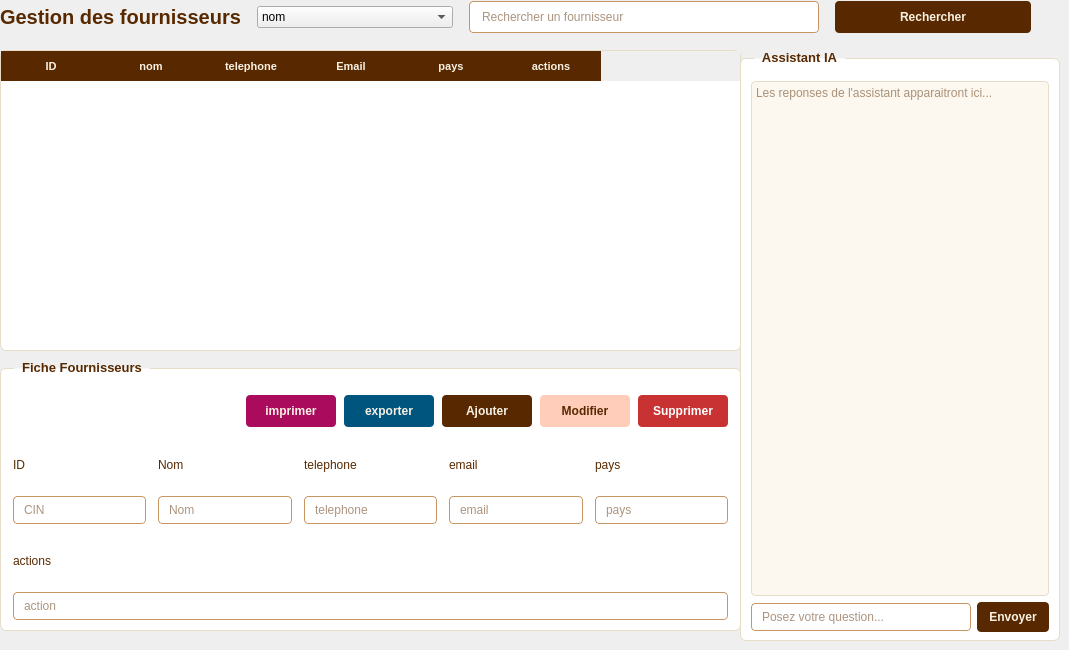
         <widget class="QWidget" name="page">
          <widget class="QWidget" name="layoutWidget_2">
           <property name="geometry">
            <rect>
             <x>0</x>
             <y>0</y>
             <width>1031</width>
             <height>34</height>
            </rect>
           </property>
           <layout class="QHBoxLayout" name="employesHeaderRow_2">
            <property name="spacing">
             <number>16</number>
            </property>
            <item>
             <widget class="QLabel" name="employesTitle_2">
              <property name="styleSheet">
               <string notr="true">font-size: 20px; font-weight: bold; color: rgb(88, 41, 0);</string>
              </property>
              <property name="text">
               <string>Gestion des fournisseurs</string>
              </property>
             </widget>
            </item>
            <item>
             <widget class="QComboBox" name="comboBox">
              <item>
               <property name="text">
                <string>nom</string>
               </property>
              </item>
              <item>
               <property name="text">
                <string>id</string>
               </property>
              </item>
              <item>
               <property name="text">
                <string>telephone</string>
               </property>
              </item>
              <item>
               <property name="text">
                <string>email</string>
               </property>
              </item>
              <item>
               <property name="text">
                <string>Nouvel élément</string>
               </property>
              </item>
             </widget>
            </item>
            <item>
             <widget class="QLineEdit" name="lineEditSearch_2">
              <property name="minimumSize">
               <size>
                <width>250</width>
                <height>32</height>
               </size>
              </property>
              <property name="maximumSize">
               <size>
                <width>350</width>
                <height>32</height>
               </size>
              </property>
              <property name="styleSheet">
               <string notr="true">QLineEdit {
  border: 1px solid rgb(200, 150, 100);
  border-radius: 4px;
  padding: 4px 10px;
  font-size: 12px;
  color: rgb(88, 41, 0);
  background-color: white;
}</string>
              </property>
              <property name="placeholderText">
               <string>Rechercher un fournisseur</string>
              </property>
             </widget>
            </item>
            <item>
             <widget class="QPushButton" name="btnRechercher_2">
              <property name="minimumSize">
               <size>
                <width>90</width>
                <height>32</height>
               </size>
              </property>
              <property name="cursor">
               <cursorShape>PointingHandCursor</cursorShape>
              </property>
              <property name="styleSheet">
               <string notr="true">QPushButton {
  background-color: rgb(88, 41, 0);
  color: rgb(248, 241, 227);
  border: none;
  border-radius: 4px;
  font-size: 12px;
  font-weight: bold;
  padding: 4px 14px;
}
QPushButton:hover {
  background-color: rgb(110, 55, 10);
}</string>
              </property>
              <property name="text">
               <string>Rechercher</string>
              </property>
             </widget>
            </item>
           </layout>
          </widget>
          <widget class="QGroupBox" name="employeeFormBox_2">
           <property name="geometry">
            <rect>
             <x>0</x>
             <y>360</y>
             <width>741</width>
             <height>271</height>
            </rect>
           </property>
           <property name="styleSheet">
            <string notr="true">QGroupBox {
  background-color: white;
  border: 1px solid rgb(230, 220, 200);
  border-radius: 6px;
  margin-top: 8px;
  padding-top: 16px;
  font-weight: bold;
  font-size: 13px;
  color: rgb(88, 41, 0);
}
QGroupBox::title {
  subcontrol-origin: margin;
  left: 14px;
  padding: 0 6px;
}
QLineEdit, QComboBox, QDateEdit {
  border: 1px solid rgb(200, 150, 100);
  border-radius: 4px;
  padding: 5px 8px;
  font-size: 12px;
  color: rgb(88, 41, 0);
  background-color: rgb(255, 255, 255);
  font-weight: normal;
}
QLineEdit:focus, QComboBox:focus, QDateEdit:focus {
  border: 1px solid rgb(88, 41, 0);
}
QLabel {
  font-size: 12px;
  font-weight: normal;
  color: rgb(88, 41, 0);
}</string>
           </property>
           <property name="title">
            <string>Fiche Fournisseurs</string>
           </property>
           <layout class="QVBoxLayout" name="formOuterLayout_2">
            <property name="spacing">
             <number>8</number>
            </property>
            <property name="leftMargin">
             <number>12</number>
            </property>
            <property name="topMargin">
             <number>10</number>
            </property>
            <property name="rightMargin">
             <number>12</number>
            </property>
            <property name="bottomMargin">
             <number>10</number>
            </property>
            <item>
             <layout class="QHBoxLayout" name="formBtnLayout_2">
              <property name="spacing">
               <number>8</number>
              </property>
              <item>
               <spacer name="formBtnSpacer_2">
                <property name="orientation">
                 <enum>Qt::Orientation::Horizontal</enum>
                </property>
                <property name="sizeHint" stdset="0">
                 <size>
                  <width>40</width>
                  <height>20</height>
                 </size>
                </property>
               </spacer>
              </item>
              <item>
               <widget class="QPushButton" name="btnAjouter_4">
                <property name="minimumSize">
                 <size>
                  <width>90</width>
                  <height>32</height>
                 </size>
                </property>
                <property name="cursor">
                 <cursorShape>PointingHandCursor</cursorShape>
                </property>
                <property name="styleSheet">
                 <string notr="true">QPushButton {
	background-color: rgb(170, 11, 93);
  color: rgb(248, 241, 227);
  border: none;
  border-radius: 4px;
  font-size: 12px;
  font-weight: bold;
  padding: 6px 14px;
}
QPushButton:hover {
  background-color: rgb(110, 55, 10);
}</string>
                </property>
                <property name="text">
                 <string>imprimer</string>
                </property>
               </widget>
              </item>
              <item>
               <widget class="QPushButton" name="btnAjouter_2">
                <property name="minimumSize">
                 <size>
                  <width>90</width>
                  <height>32</height>
                 </size>
                </property>
                <property name="cursor">
                 <cursorShape>PointingHandCursor</cursorShape>
                </property>
                <property name="styleSheet">
                 <string notr="true">QPushButton {
	background-color: rgb(66, 255, 8);
	background-color: rgb(0, 85, 127);
  color: rgb(248, 241, 227);
  border: none;
  border-radius: 4px;
  font-size: 12px;
  font-weight: bold;
  padding: 6px 14px;
}
QPushButton:hover {
  background-color: rgb(110, 55, 10);
}</string>
                </property>
                <property name="text">
                 <string>exporter</string>
                </property>
               </widget>
              </item>
              <item>
               <widget class="QPushButton" name="btnAjouter_5">
                <property name="minimumSize">
                 <size>
                  <width>90</width>
                  <height>32</height>
                 </size>
                </property>
                <property name="cursor">
                 <cursorShape>PointingHandCursor</cursorShape>
                </property>
                <property name="styleSheet">
                 <string notr="true">QPushButton {
  background-color: rgb(88, 41, 0);
  color: rgb(248, 241, 227);
  border: none;
  border-radius: 4px;
  font-size: 12px;
  font-weight: bold;
  padding: 6px 14px;
}
QPushButton:hover {
  background-color: rgb(110, 55, 10);
}</string>
                </property>
                <property name="text">
                 <string>Ajouter</string>
                </property>
               </widget>
              </item>
              <item>
               <widget class="QPushButton" name="btnModifier_2">
                <property name="minimumSize">
                 <size>
                  <width>90</width>
                  <height>32</height>
                 </size>
                </property>
                <property name="cursor">
                 <cursorShape>PointingHandCursor</cursorShape>
                </property>
                <property name="styleSheet">
                 <string notr="true">QPushButton {
  background-color: rgb(255, 205, 185);
  color: rgb(88, 41, 0);
  border: none;
  border-radius: 4px;
  font-size: 12px;
  font-weight: bold;
  padding: 6px 14px;
}
QPushButton:hover {
  background-color: rgb(230, 180, 150);
}</string>
                </property>
                <property name="text">
                 <string>Modifier</string>
                </property>
               </widget>
              </item>
              <item>
               <widget class="QPushButton" name="btnSupprimer_2">
                <property name="minimumSize">
                 <size>
                  <width>90</width>
                  <height>32</height>
                 </size>
                </property>
                <property name="cursor">
                 <cursorShape>PointingHandCursor</cursorShape>
                </property>
                <property name="styleSheet">
                 <string notr="true">QPushButton {
  background-color: rgb(200, 50, 50);
  color: white;
  border: none;
  border-radius: 4px;
  font-size: 12px;
  font-weight: bold;
  padding: 6px 14px;
}
QPushButton:hover {
  background-color: rgb(180, 40, 40);
}</string>
                </property>
                <property name="text">
                 <string>Supprimer</string>
                </property>
               </widget>
              </item>
             </layout>
            </item>
            <item>
             <layout class="QHBoxLayout" name="formRow1_2">
              <property name="spacing">
               <number>12</number>
              </property>
              <item>
               <layout class="QVBoxLayout" name="cinLayout_2">
                <property name="spacing">
                 <number>2</number>
                </property>
                <item>
                 <widget class="QLabel" name="labelCIN_2">
                  <property name="text">
                   <string>ID</string>
                  </property>
                 </widget>
                </item>
                <item>
                 <widget class="QLineEdit" name="lineEditCIN_2">
                  <property name="placeholderText">
                   <string>CIN</string>
                  </property>
                 </widget>
                </item>
               </layout>
              </item>
              <item>
               <layout class="QVBoxLayout" name="nomLayout_2">
                <property name="spacing">
                 <number>2</number>
                </property>
                <item>
                 <widget class="QLabel" name="labelNom_2">
                  <property name="text">
                   <string>Nom</string>
                  </property>
                 </widget>
                </item>
                <item>
                 <widget class="QLineEdit" name="lineEditNom_2">
                  <property name="placeholderText">
                   <string>Nom</string>
                  </property>
                 </widget>
                </item>
               </layout>
              </item>
              <item>
               <layout class="QVBoxLayout" name="prenomLayout_2">
                <property name="spacing">
                 <number>2</number>
                </property>
                <item>
                 <widget class="QLabel" name="labelPrenom_2">
                  <property name="text">
                   <string>telephone</string>
                  </property>
                 </widget>
                </item>
                <item>
                 <widget class="QLineEdit" name="lineEditPrenom_2">
                  <property name="placeholderText">
                   <string>telephone</string>
                  </property>
                 </widget>
                </item>
               </layout>
              </item>
              <item>
               <layout class="QVBoxLayout" name="sexeLayout_2">
                <property name="spacing">
                 <number>2</number>
                </property>
                <item>
                 <widget class="QLabel" name="labelSexe_2">
                  <property name="text">
                   <string>email</string>
                  </property>
                 </widget>
                </item>
                <item>
                 <widget class="QLineEdit" name="lineEdit">
                  <property name="text">
                   <string/>
                  </property>
                  <property name="placeholderText">
                   <string comment="RemiseAccorrdee" extracomment="RemiseAccorrdee">email</string>
                  </property>
                  <property name="clearButtonEnabled">
                   <bool>false</bool>
                  </property>
                 </widget>
                </item>
               </layout>
              </item>
              <item>
               <layout class="QVBoxLayout" name="salaireLayout_2">
                <property name="spacing">
                 <number>2</number>
                </property>
                <item>
                 <widget class="QLabel" name="labelSalaire_2">
                  <property name="text">
                   <string>pays</string>
                  </property>
                 </widget>
                </item>
                <item>
                 <widget class="QLineEdit" name="lineEditEmail_2">
                  <property name="placeholderText">
                   <string>pays</string>
                  </property>
                 </widget>
                </item>
               </layout>
              </item>
             </layout>
            </item>
            <item>
             <layout class="QHBoxLayout" name="formRow2_2">
              <property name="spacing">
               <number>12</number>
              </property>
              <item>
               <layout class="QVBoxLayout" name="dateEmbaucheLayout_2">
                <property name="spacing">
                 <number>2</number>
                </property>
                <item>
                 <widget class="QLabel" name="labelDateEmbauche_2">
                  <property name="text">
                   <string>actions</string>
                  </property>
                 </widget>
                </item>
                <item>
                 <widget class="QLineEdit" name="lineEdit_2">
                  <property name="placeholderText">
                   <string>action</string>
                  </property>
                 </widget>
                </item>
               </layout>
              </item>
             </layout>
            </item>
           </layout>
          </widget>
          <widget class="QGroupBox" name="chatGroupBox_2">
           <property name="geometry">
            <rect>
             <x>740</x>
             <y>50</y>
             <width>320</width>
             <height>591</height>
            </rect>
           </property>
           <property name="styleSheet">
            <string notr="true">QGroupBox {
  background-color: white;
  border: 1px solid rgb(230, 220, 200);
  border-radius: 6px;
  margin-top: 8px;
  padding-top: 14px;
  font-weight: bold;
  font-size: 13px;
  color: rgb(88, 41, 0);
}
QGroupBox::title {
  subcontrol-origin: margin;
  left: 14px;
  padding: 0 6px;
}
QTextEdit {
  border: 1px solid rgb(230, 220, 200);
  border-radius: 4px;
  font-size: 12px;
  color: rgb(88, 41, 0);
  background-color: rgb(252, 248, 240);
  font-weight: normal;
}
QLineEdit {
  border: 1px solid rgb(200, 150, 100);
  border-radius: 4px;
  padding: 5px 8px;
  font-size: 12px;
  color: rgb(88, 41, 0);
  background-color: white;
  font-weight: normal;
}</string>
           </property>
           <property name="title">
            <string>Assistant IA</string>
           </property>
           <layout class="QVBoxLayout" name="chatLayout_2">
            <property name="spacing">
             <number>6</number>
            </property>
            <property name="leftMargin">
             <number>10</number>
            </property>
            <property name="topMargin">
             <number>8</number>
            </property>
            <property name="rightMargin">
             <number>10</number>
            </property>
            <property name="bottomMargin">
             <number>8</number>
            </property>
            <item>
             <widget class="QTextEdit" name="chatDisplay_2">
              <property name="readOnly">
               <bool>true</bool>
              </property>
              <property name="placeholderText">
               <string>Les reponses de l'assistant apparaitront ici...</string>
              </property>
             </widget>
            </item>
            <item>
             <layout class="QHBoxLayout" name="chatInputLayout_2">
              <property name="spacing">
               <number>6</number>
              </property>
              <item>
               <widget class="QLineEdit" name="lineEditChat_2">
                <property name="placeholderText">
                 <string>Posez votre question...</string>
                </property>
               </widget>
              </item>
              <item>
               <widget class="QPushButton" name="btnSendChat_2">
                <property name="minimumSize">
                 <size>
                  <width>70</width>
                  <height>30</height>
                 </size>
                </property>
                <property name="cursor">
                 <cursorShape>PointingHandCursor</cursorShape>
                </property>
                <property name="styleSheet">
                 <string notr="true">QPushButton {
  background-color: rgb(88, 41, 0);
  color: rgb(248, 241, 227);
  border: none;
  border-radius: 4px;
  font-size: 12px;
  font-weight: bold;
  padding: 5px 12px;
}
QPushButton:hover {
  background-color: rgb(110, 55, 10);
}</string>
                </property>
                <property name="text">
                 <string>Envoyer</string>
                </property>
               </widget>
              </item>
             </layout>
            </item>
           </layout>
          </widget>
          <widget class="QTableWidget" name="employeeTable_2">
           <property name="geometry">
            <rect>
             <x>0</x>
             <y>50</y>
             <width>741</width>
             <height>301</height>
            </rect>
           </property>
           <property name="styleSheet">
            <string notr="true">QTableWidget {
  background-color: white;
  border: 1px solid rgb(230, 220, 200);
  border-radius: 6px;
  gridline-color: rgb(230, 220, 200);
  font-size: 11px;
  color: rgb(88, 41, 0);
}
QTableWidget::item {
  padding: 4px 6px;
}
QTableWidget::item:selected {
  background-color: rgb(255, 205, 185);
  color: rgb(88, 41, 0);
}
QHeaderView::section {
  background-color: rgb(88, 41, 0);
  color: rgb(248, 241, 227);
  padding: 6px 6px;
  border: none;
  font-weight: bold;
  font-size: 11px;
}</string>
           </property>
           <property name="alternatingRowColors">
            <bool>true</bool>
           </property>
           <property name="selectionBehavior">
            <enum>QAbstractItemView::SelectionBehavior::SelectRows</enum>
           </property>
           <property name="columnCount">
            <number>6</number>
           </property>
           <column>
            <property name="text">
             <string>ID</string>
            </property>
           </column>
           <column>
            <property name="text">
             <string>nom</string>
            </property>
           </column>
           <column>
            <property name="text">
             <string>telephone</string>
            </property>
           </column>
           <column>
            <property name="text">
             <string>Email</string>
            </property>
           </column>
           <column>
            <property name="text">
             <string>pays</string>
            </property>
           </column>
           <column>
            <property name="text">
             <string>actions</string>
            </property>
           </column>
          </widget>
         </widget>
